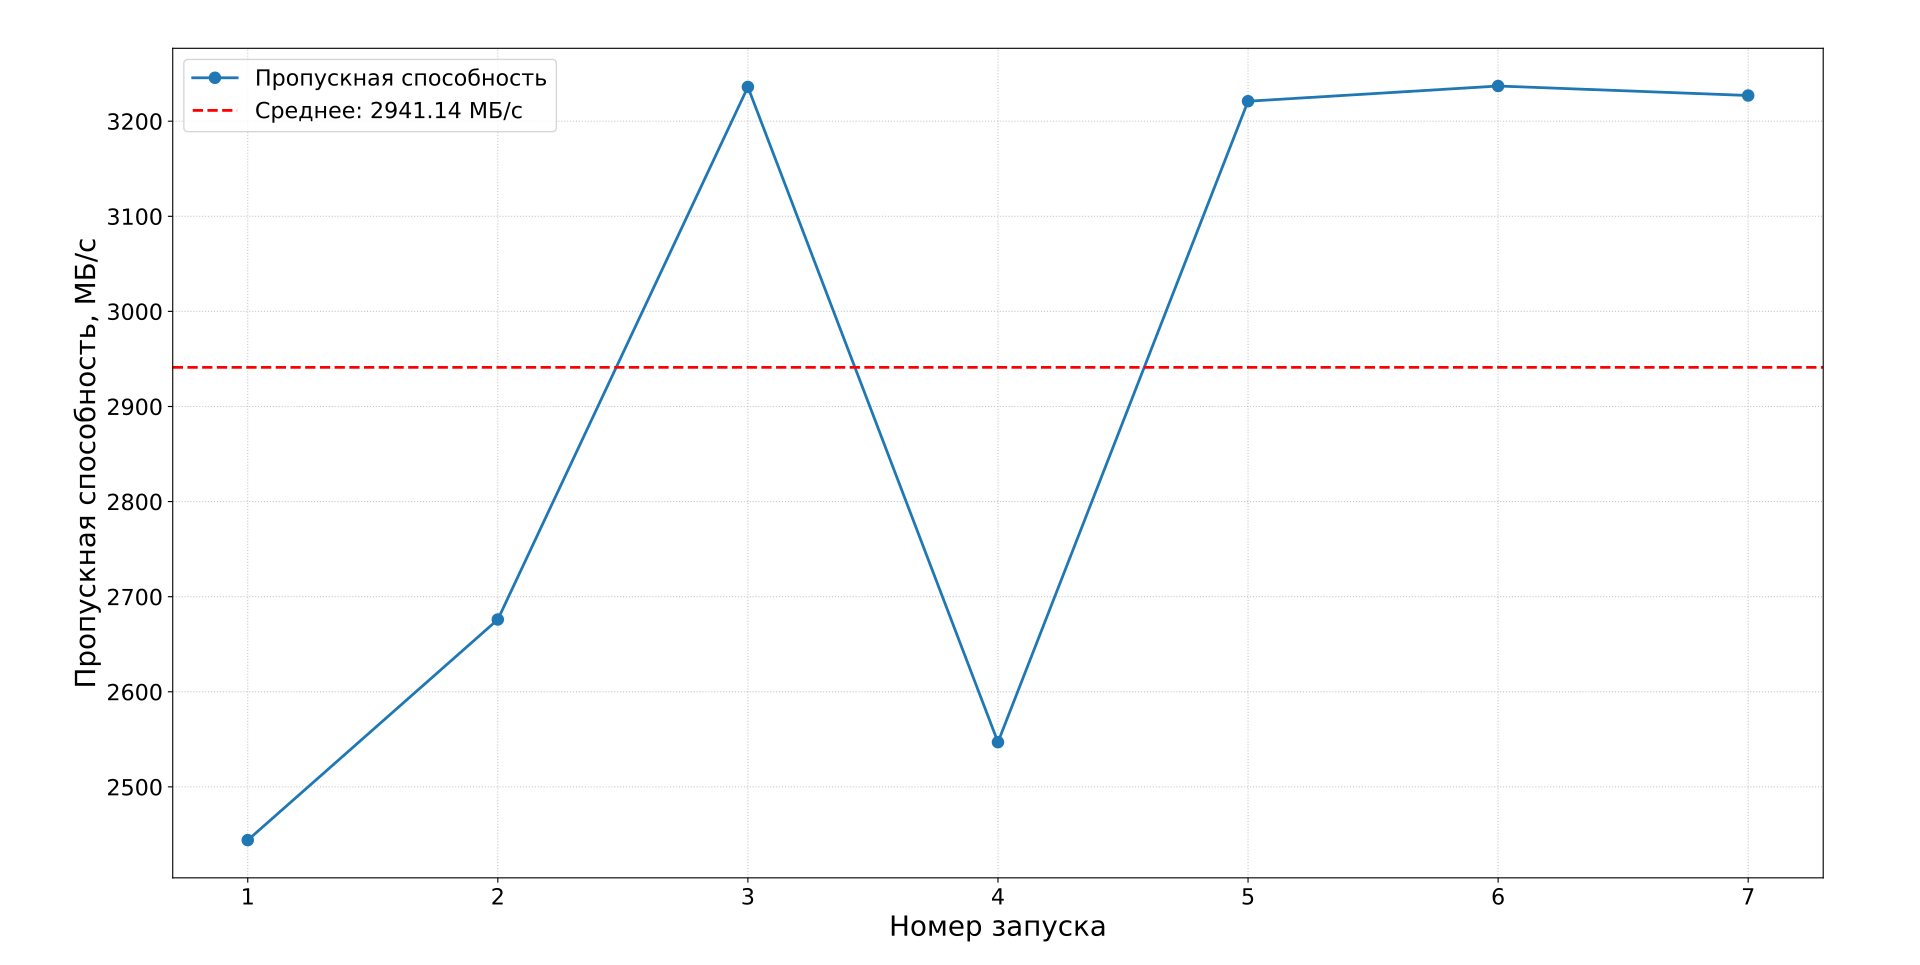

Recreate this plot in Python.
import pandas as pd
import matplotlib.pyplot as plt
import numpy as np

# Загрузка данных
df3 = pd.read_csv('one_conn.csv')  # убедись, что имя файла правильное

# Вычисление среднего
mean_throughput = df3['transfer/Sec'].mean()

plt.rcParams.update({
    'font.size': 14,
    'axes.titlesize': 20,
    'axes.labelsize': 20,
    'legend.fontsize': 16,
    'xtick.labelsize': 16,
    'ytick.labelsize': 16,
    'font.family': 'DejaVu Sans'
})

plt.figure(figsize=(10, 6))

# Точки — измерения
plt.plot(df3['launch'], df3['transfer/Sec'], marker='o', linestyle='-', linewidth=2, markersize=8, label='Пропускная способность')

# Среднее — горизонтальная линия
plt.axhline(y=mean_throughput, color='red', linestyle='--', linewidth=2, label=f'Среднее: {mean_throughput:.2f} МБ/с')

# Настройки
plt.xlabel('Номер запуска')
plt.ylabel('Пропускная способность, МБ/с')
plt.xticks(df3['launch'])  # чтобы были все номера: 1,2,...,7
plt.legend()
plt.grid(True, linestyle=':', alpha=0.7)

# Отступы (без tight_layout!)
plt.subplots_adjust(left=0.09, bottom=0.09, right=0.95, top=0.95)

# plt.title('Пропускная способность при передаче 100 МБ по одному соединению')
plt.show()

plt.figure(figsize=(10, 6))
plt.plot(df3['launch'], df3['time'], marker='o', linestyle='-', linewidth=2, markersize=8, label='Время выполнения')
plt.axhline(df3['time'].mean(), color='green', linestyle='--', label=f'Среднее: {df3["time"].mean():.2f} мс')
plt.xlabel('Номер запуска')
plt.ylabel('Время выполнения, мс')
plt.xticks(df3['launch'])
plt.legend()
plt.grid(True)
plt.subplots_adjust(left=0.09, bottom=0.09, right=0.95, top=0.95)
# plt.title('Время передачи 100 МБ по одному соединению')
plt.show()
